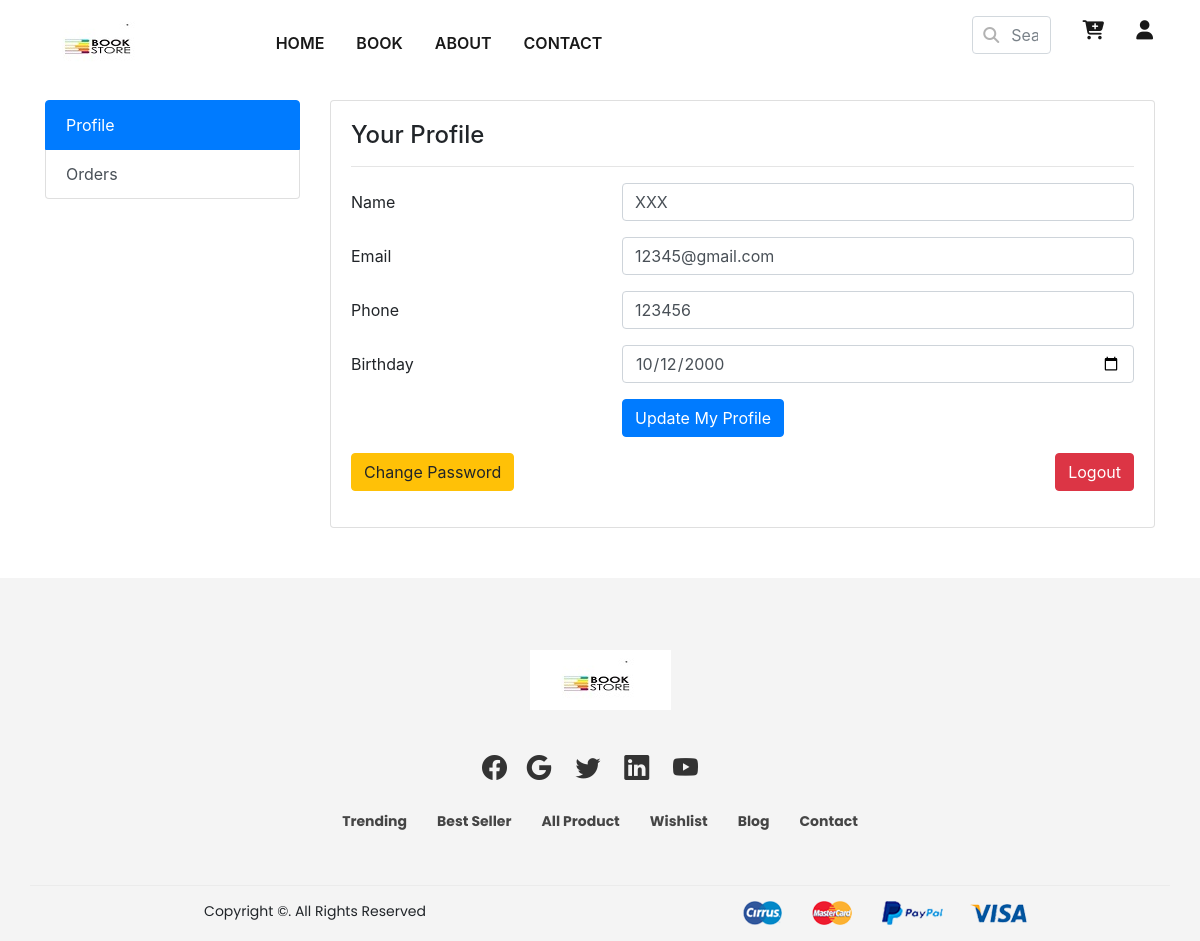
The app's page /views/client/account_page/index.php (signed in) with its own data.
### tables this page shows
CREATE TABLE `customer` (
  `id` int(11) NOT NULL,
  `name` varchar(40) DEFAULT NULL,
  `email` varchar(50) NOT NULL,
  `phone` varchar(20) DEFAULT NULL,
  `birthdate` date DEFAULT NULL,
  `registered_at` datetime DEFAULT NULL,
  `active` int(1) NOT NULL DEFAULT 0,
  `password` text DEFAULT NULL
);

### views/client/account_page/main.php (the view, shortened to what this page needs)
<div class="container" style="margin-top: 100px; padding-bottom: 50px;">
	<div class="row">
		<div class="col-md-3 ">
		     <div class="list-group ">
              <a href="#" class="list-group-item list-group-item-action active" id="profile_link">Profile</a>
              <a href="#" class="list-group-item list-group-item-action" id="order_link">Orders</a>
            </div>
		</div>
		<div class="col-md-9">
		    <div class="card" id="profile">
		        <div class="card-body">
		            <div class="row">
		                <div class="col-md-12">
		                    <h4>Your Profile</h4>
		                    <hr>
		                </div>
		            </div>
		            <div class="row">
		                <div class="col-md-12">
		                    <form method="POST">
                                <div class="form-group row">
                                    <label for="name" class="col-4 col-form-label">Name</label>
                                    <div class="col-8">
                                        <input id="name" name="name" placeholder="Name" class="form-control here" required="required" type="text" value="<?php echo $customer['name']; ?>">
                                    </div>
                                </div>
                                <div class="form-group row">
                                    <label for="email" class="col-4 col-form-label">Email</label>
                                    <div class="col-8">
                                        <input id="email" name="email" placeholder="Email" class="form-control here" type="email" value="<?php echo $customer['email']; ?>">
                                    </div>
                                </div>
                                <div class="form-group row">
                                    <label for="phone" class="col-4 col-form-label">Phone</label>
                                    <div class="col-8">
                                        <input id="phone" name="phone" placeholder="Phone" class="form-control here" type="text"  value="<?php echo $customer['phone']; ?>">
                                    </div>
                                </div>
                                <div class="form-group row">
                                    <label for="birthday" class="col-4 col-form-label">Birthday</label>
                                    <div class="col-8">
                                        <input id="birthday" name="birthday" placeholder="Birthday" class="form-control here" required="required" type="date"  value="<?php echo $customer['birthdate']; ?>">
                                    </div>
                                </div>
                                <div class="form-group row">
                                    <div class="offset-4 col-8">
                                        <button name="btnUpdate" type="button" class="btn btn-primary" onclick="updateInfor(<?php echo $_SESSION['id']; ?>)">Update My Profile</button>
                                    </div>
                                </div>
                                <div class="form-group row">
                                    <div class="col-4">
                                        <button name="btnChangePassword" type="button" class="btn btn-warning" data-toggle="modal" data-target="#changePasswordModal">
                                            Change Password
                                        </button>
                                    </div>
                                    <div class="offset-4 col-4">
                                        <button name="btnLogout" type="button" class="btn btn-danger float-right" onclick="window.location.href='../authenticate/logout.php'">Logout</button>
                                    </div>
                                </div>
                            </form>
		                </div>
		            </div>
		        </div>
		    </div>
		</div>
	</div>
</div>

### assets/css/shared/common_styles.css (style rules this page uses)
body, html { width: 100%; margin: 0; padding: 0; overflow-x: hidden; }
body, div, dl, dt, dd, ul, ol, li, h1, h2, h3, h4, h5, h6, pre, form, fieldset, input, textarea, p, blockquote, th, td { padding: 0; margin: 0; }
a { text-decoration: none; cursor: pointer; transition: all 0.3s ease-out; -webkit-transition: all 0.3s ease-out; -moz-transition: all 0.3s ease-out; -ms-transition: all 0.3s ease-out; -o-transition: all 0.3s ease-out; }

### records on screen
customer: name "XXX", email "12345@gmail.com", phone "123456", birthday "10/12/2000"
